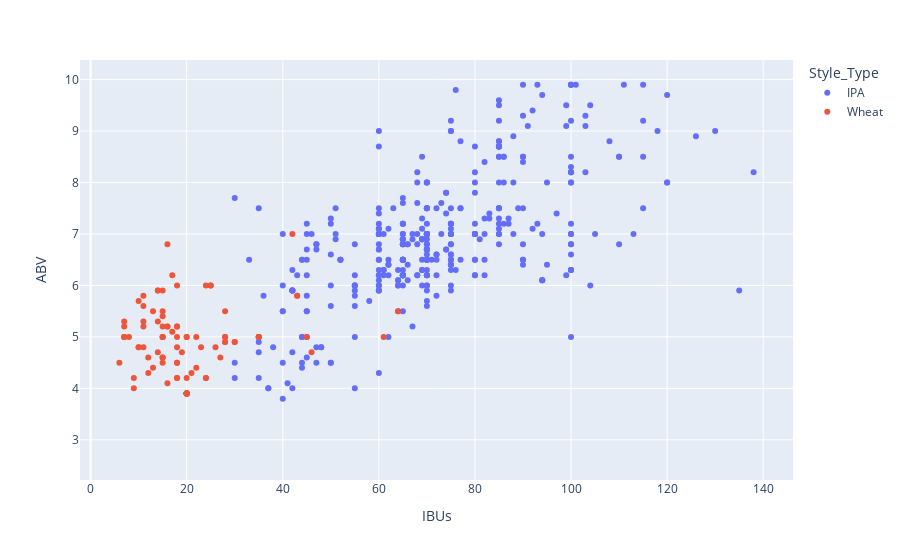

Notebook cell for this chart:
### Code cell
px.scatter(ipa_wit,x='IBUs',y='ABV',color='Style_Type',hover_data=['Beer'])

### Figure 1 — Plotly figure (JSON) as saved in the notebook; plotly's stock layout.template omitted (floating-point values rounded to 4 significant figures; data arrays with more than 128 entries replaced by an {"elided": "..."} marker saying what was removed)
{"data": [{"customdata": {"elided": "571x1 str values"}, "hovertemplate": "Style_Type=IPA<br>IBUs=%{x}<br>ABV=%{y}<br>Beer=%{customdata[0]}<extra></extra>", "legendgroup": "IPA", "marker": {"color": "#636efa", "symbol": "circle"}, "mode": "markers", "name": "IPA", "orientation": "v", "showlegend": true, "type": "scatter", "x": {"elided": "571 int values"}, "xaxis": "x", "y": {"elided": "571 float values"}, "yaxis": "y"}, {"customdata": {"elided": "145x1 str values"}, "hovertemplate": "Style_Type=Wheat<br>IBUs=%{x}<br>ABV=%{y}<br>Beer=%{customdata[0]}<extra></extra>", "legendgroup": "Wheat", "marker": {"color": "#EF553B", "symbol": "circle"}, "mode": "markers", "name": "Wheat", "orientation": "v", "showlegend": true, "type": "scatter", "x": {"elided": "145 int values"}, "xaxis": "x", "y": {"elided": "145 float values"}, "yaxis": "y"}], "layout": {"legend": {"title": {"text": "Style_Type"}, "tracegroupgap": 0}, "margin": {"t": 60}, "xaxis": {"anchor": "y", "domain": [0, 1], "title": {"text": "IBUs"}}, "yaxis": {"anchor": "x", "domain": [0, 1], "title": {"text": "ABV"}}}}
